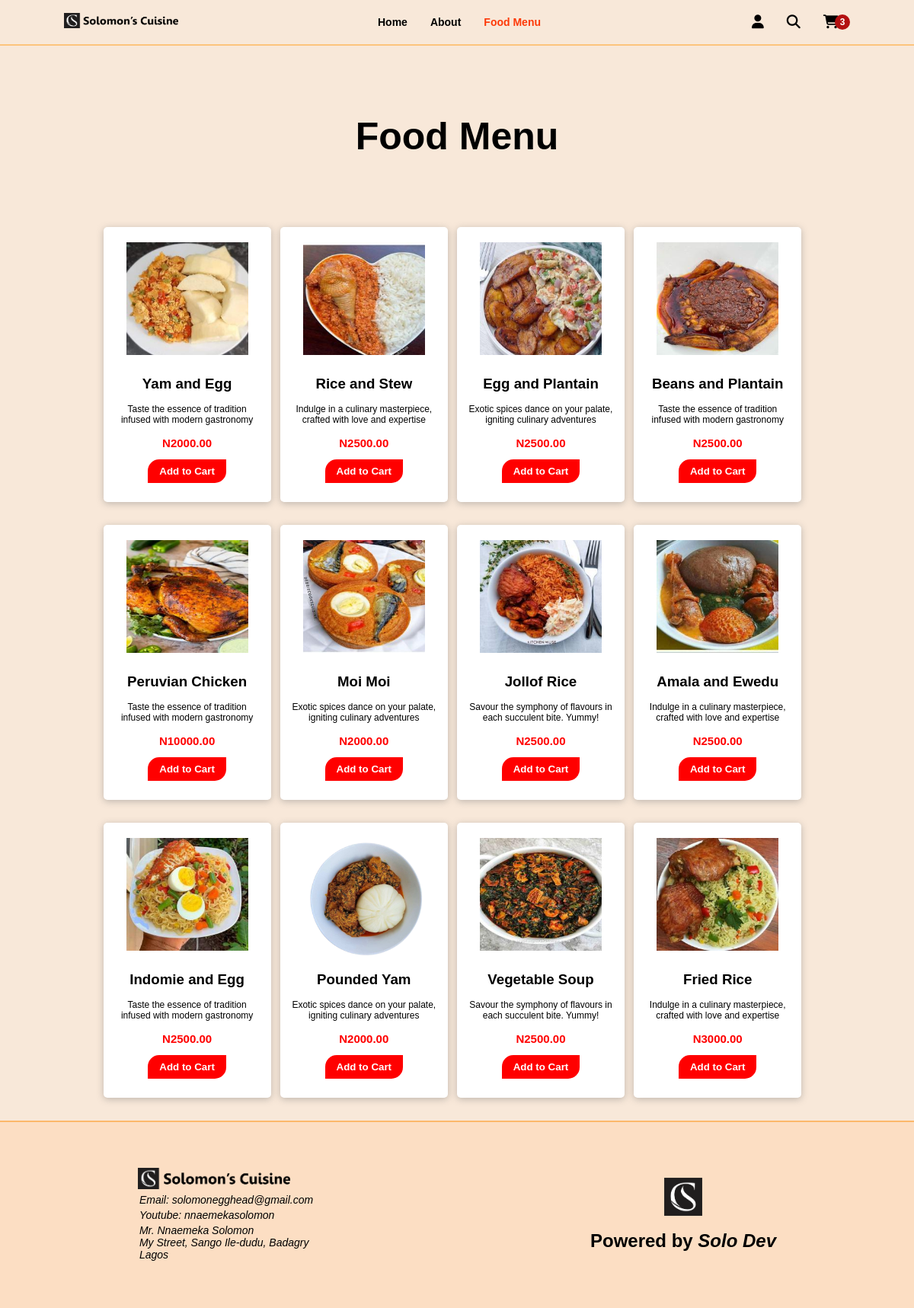
The app's page /menu/ with its own data.
### menu/models.py (models this page shows, shortened)
class Menu(models.Model):
    name = models.CharField(max_length=200)
    slug = models.SlugField(editable=False)
    image = models.ImageField(upload_to="menu-image/", default='../static/images/Eba.jpg')
    description = models.TextField()
    price = models.DecimalField(max_digits=10, decimal_places=2)
    popular = models.BooleanField(default=False)
    date_created = models.DateTimeField(auto_now_add=True)
    date_updated = models.DateTimeField(auto_now=True)
    class Meta:
        verbose_name = "Menu"
        verbose_name_plural = "Recipes"
        ordering = ['-date_created', '-date_updated']

### menu/views.py (the view)
# urls.py: path('menu/', menu, name='menu'),
def menu(request):
    menu = Menu.objects.all()
    return render(request, 'menu/menu.html', {'food_menu': True, 'menu': menu})

### menu/templatetags/extra.py (called while the page is built)
@register.simple_tag
def get_cart_count():
    cartitem = CartItem.objects.filter(cart__is_paid=False, cart__checker=True).count()
    print(cartitem)
    return cartitem

### templates/menu/menu.html (shortened to what this page needs)
{% extends "components/base.html" %}
{% load static %}
{% block content %}
    <div class="home">
      <div class="menu-section">
        <div class="fav-head">
          <h3>Food Menu</h3>
        </div>
        <div class="fav-food">
          {% for menus in menu  %}
          <div class="item" data-id="{{ menus.id }}">
            <div>
              <img
                src="{{ menus.image.url }}"
                alt=""
              />
            </div>
            <h3>{{ menus.name }}</h3>
            <p>
              {{ menus.description }}
            </p>
            <p class="fav-price">N{{ menus.price }} </p>
            <button class="add-to-cart">Add to Cart</button>
          </div>
        {% endfor %}
        </div>
      </div>
    </div>
{% endblock %}

### static/css/style.css (style rules this page uses)
* { margin: 0; padding: 0; box-sizing: border-box; list-style: none; text-decoration: none; color: black; font-family: Verdana, Geneva, Tahoma, sans-serif; }
.home { background-color: rgb(248, 232, 217); padding: 0 7vw; }
.item { width: 250px; padding: 30px; text-align: center; }
.item div { height: 160px; }
.item img { width: 160px; margin-bottom: 15px; }
.item p { font-size: 12px; margin-top: 15px; margin-bottom: 10px; }
.main_slide3 .fav-food .item, .menu-section .fav-food .item { background-color: white; border-radius: 5px; margin-bottom: 30px; box-shadow: 0 2px 10px rgba(119, 119, 119, 0.438); width: 220px; padding: 15px; padding-top: 20px; text-align: center; cursor: pointer; }
.main_slide3 .fav-food .item div, .menu-section .fav-food .item div { height: 160px; margin-bottom: 15px; }
.main_slide3 .fav-food .item img, .menu-section .fav-food .item img, .chef .fav-food .item img { width: 160px; margin-bottom: 15px; }
.main_slide3 .fav-price, .menu-section .fav-price { color: red; font-weight: bold; font-size: 15px }
.menu-section { padding-top: 50px; display: flex; flex-direction: column; align-items: center; width: 100%; }
.menu-section .fav-food { margin-top: 10px; margin-bottom: 0px; display: grid; grid-template-columns: 1fr 1fr 1fr 1fr; justify-content: space-evenly; width: 90%; }
.menu-section .fav-head h3 { font-size: 50px; padding-top: 40px; padding-bottom: 80px; }
.item .add-to-cart { font-weight: bold; padding: 8px 15px; border-bottom-right-radius: 15px; border-top-left-radius: 15px; border: none; margin-top: 3px; margin-bottom: 10px; background-color: red; color: white; cursor: pointer; transition: all 0.2s; }

### static/css/checkout.css (style rules this page uses)
body { display: block; background-color: rgb(248, 232, 217); }

### records on screen
Menu: image (picture), name "Yam and Egg", description "Taste the essence of tradition infused with modern gastronomy", price "2000.00"
Menu: image (picture), name "Rice and Stew", description "Indulge in a culinary masterpiece, crafted with love and expertise", price "2500.00"
Menu: image (picture), name "Egg and Plantain", description "Exotic spices dance on your palate, igniting culinary adventures", price "2500.00"
Menu: image (picture), name "Beans and Plantain", description "Taste the essence of tradition infused with modern gastronomy", price "2500.00"
Menu: image (picture), name "Peruvian Chicken", description "Taste the essence of tradition infused with modern gastronomy", price "10000.00"
Menu: image (picture), name "Moi Moi", description "Exotic spices dance on your palate, igniting culinary adventures", price "2000.00"
Menu: image (picture), name "Jollof Rice", description "Savour the symphony of flavours in each succulent bite. Yummy!", price "2500.00"
Menu: image (picture), name "Amala and Ewedu", description "Indulge in a culinary masterpiece, crafted with love and expertise", price "2500.00"
Menu: image (picture), name "Indomie and Egg", description "Taste the essence of tradition infused with modern gastronomy", price "2500.00"
Menu: image (picture), name "Pounded Yam", description "Exotic spices dance on your palate, igniting culinary adventures", price "2000.00"
Menu: image (picture), name "Vegetable Soup", description "Savour the symphony of flavours in each succulent bite. Yummy!", price "2500.00"
Menu: image (picture), name "Fried Rice", description "Indulge in a culinary masterpiece, crafted with love and expertise", price "3000.00"
